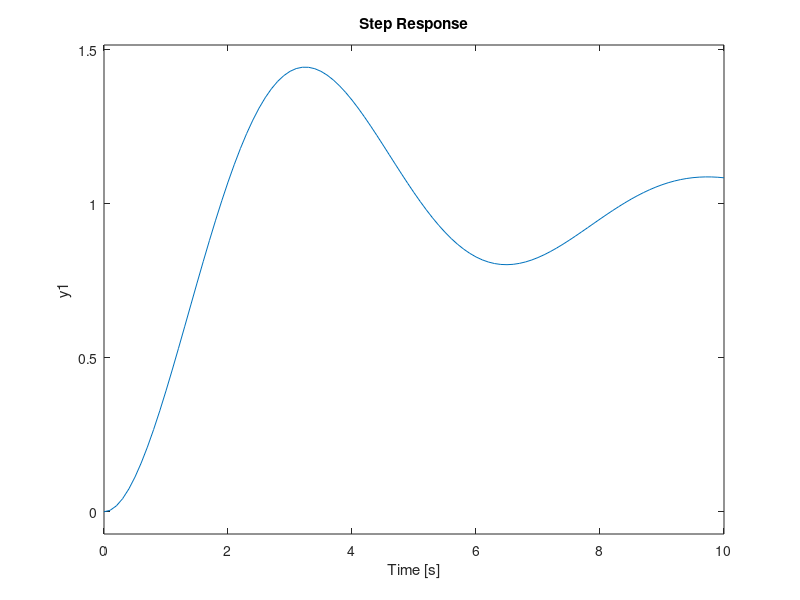

MATLAB code for this plot:
wn = 1;
zeta = 0.25;
num = [0 0 wn.^2];
den = [1 2*zeta*wn wn.^2];
G = tf(num,den);
t = (0:0.1:10);
figure(1);
step(G,t);
grid;